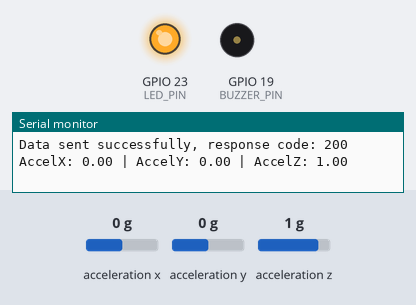
The sketch below on a simulated ESP32. On the bench: output pins drawn as LEDs (lit = HIGH), buzzer (waves = sounding, pin HIGH), the last lines printed to the serial monitor. Wiring (inferred from the names in the program): MPU-6050 motion sensor at I2C address 0x68. The test bench sets the inputs (shaded band); at power-on: acceleration x 0 g, acceleration y 0 g, acceleration z 1 g. WiFi joins after 1.5 s; servers stay silent unless stated; uploads are accepted with an empty reply.

Above: at 3.2 s.
3.3 s: acceleration x set to -0.3 g
At 3.7 s:
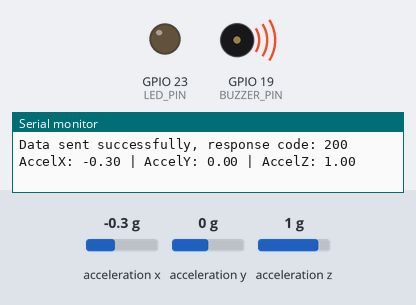
4.9 s: acceleration x set to 0 g
At 6.7 s:
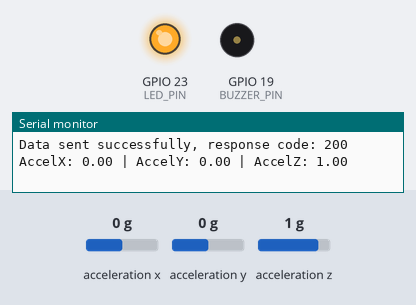
7.0 s: acceleration x set to -1.4 g
At 8.9 s:
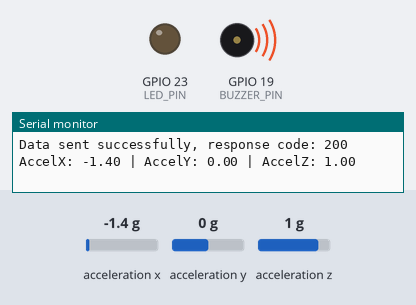
Timing chart, 0 to 10.4 s (numbered marks = the images above; inputs shaded):
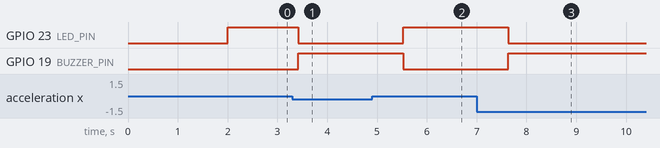

The sketch:

Asnc_WebApp_Database_ESP32.ino
```cpp
#include <Wire.h>
#include <WiFi.h>
#include <HTTPClient.h>

// MPU6050 Registers
const int MPU_ADDR = 0x68;  // I2C address of the MPU6050

float accelX, accelY, accelZ;
int16_t rawAccelX, rawAccelY, rawAccelZ;

// Pin assignments
const int LED_PIN = 23;
const int BUZZER_PIN = 19;

// Wi-Fi credentials
const char* ssid = "ArgoMulyo";
const char* password = "hgtkcbtm";

// Server endpoint for sending data
const char* serverName = "http://192.168.18.14/smart_home/insert_data.php";

void setup() {
    Serial.begin(115200);

    // Initialize I2C for MPU6050
    Wire.begin();
    Wire.beginTransmission(MPU_ADDR);
    Wire.write(0x6B);  // Power management register
    Wire.write(0);     // Wake up the MPU6050
    Wire.endTransmission(true);

    // Initialize pins
    pinMode(LED_PIN, OUTPUT);
    pinMode(BUZZER_PIN, OUTPUT);

    // Connect to Wi-Fi
    WiFi.begin(ssid, password);
    while (WiFi.status() != WL_CONNECTED) {
        delay(1000);
        Serial.println("Connecting to WiFi...");
    }
    Serial.println("Connected to WiFi!");
}

void loop() {
    // Read accelerometer data
    Wire.beginTransmission(MPU_ADDR);
    Wire.write(0x3B);  // Starting register for accelerometer
    Wire.endTransmission(false);
    Wire.requestFrom(MPU_ADDR, 6, true);

    rawAccelX = Wire.read() << 8 | Wire.read();
    rawAccelY = Wire.read() << 8 | Wire.read();
    rawAccelZ = Wire.read() << 8 | Wire.read();

    // Convert to 'g' forces
    accelX = rawAccelX / 16384.0;
    accelY = rawAccelY / 16384.0;
    accelZ = rawAccelZ / 16384.0;

    // Determine status
    bool isFlat = (abs(accelX) < 0.2 && abs(accelY) < 0.2 && abs(accelZ - 1.0) < 0.2);

    if (isFlat) {
        digitalWrite(LED_PIN, HIGH);
        digitalWrite(BUZZER_PIN, LOW);
        Serial.println("Status: Datar");
    } else {
        digitalWrite(LED_PIN, LOW);
        digitalWrite(BUZZER_PIN, HIGH);
        Serial.println("Status: Miring");
    }

    // Send data to server
    if (WiFi.status() == WL_CONNECTED) {
        HTTPClient http;
        http.begin(serverName);
        http.addHeader("Content-Type", "application/x-www-form-urlencoded");

        String httpRequestData = "accelX=" + String(accelX) + "&accelY=" + String(accelY) + "&accelZ=" + String(accelZ) + "&isFlat=" + String(isFlat);

        // Debugging output for the request data
        Serial.print("Sending data: ");
        Serial.println(httpRequestData);

        int httpResponseCode = http.POST(httpRequestData);

        if (httpResponseCode > 0) {
            Serial.print("Data sent successfully, response code: ");
            Serial.println(httpResponseCode);
        } else {
            Serial.print("Error sending data, response code: ");
            Serial.println(httpResponseCode);
        }
        http.end();
    } else {
        Serial.println("Error in WiFi connection");
    }

    // Print sensor values to Serial Monitor
    Serial.print("AccelX: "); Serial.print(accelX);
    Serial.print(" | AccelY: "); Serial.print(accelY);
    Serial.print(" | AccelZ: "); Serial.println(accelZ);

    delay(500);  // Delay for stability
}
```

Measured:
- the behaviour switches between -0.1 and -0.2 g on acceleration x (found by bisection; images 0 and 1)
- after the input at 3.3 s, GPIO 23 (LED_PIN): HIGH → LOW after 0.11 s; GPIO 19 (BUZZER_PIN): LOW → HIGH after 0.11 s
- after the input at 4.9 s, GPIO 23 (LED_PIN): LOW → HIGH after 0.63 s; GPIO 19 (BUZZER_PIN): HIGH → LOW after 0.63 s
- after the input at 7.0 s, GPIO 23 (LED_PIN): HIGH → LOW after 0.64 s; GPIO 19 (BUZZER_PIN): LOW → HIGH after 0.64 s
